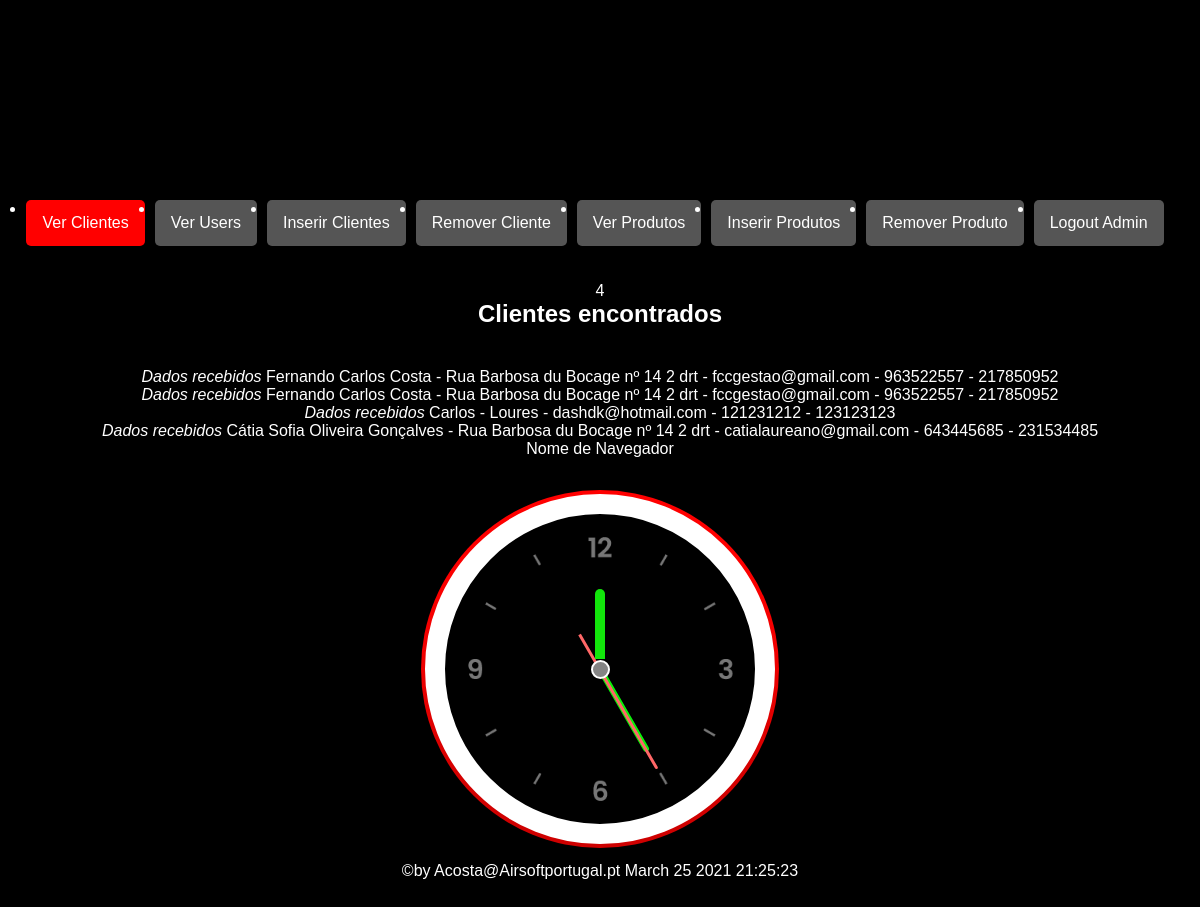
/admin.php (signed in), run on the app's committed database.
### tables this page shows
CREATE TABLE `cliente` (
  `id` int(11) NOT NULL AUTO_INCREMENT,
  `nome` varchar(300) NOT NULL,
  `morada` varchar(300) NOT NULL,
  `codigoPostal` varchar(15) NOT NULL,
  `email` varchar(100) NOT NULL,
  `contacto` varchar(50) NOT NULL,
  `nif` varchar(100) NOT NULL,
  `numeroaep` varchar(50) DEFAULT NULL,
  `nomeaep` varchar(100) DEFAULT NULL,
  `datainscrição` date NOT NULL,
  PRIMARY KEY (`id`)
);

### admin.php (the view, shortened to what this page needs)
<?php
if (isset($_SESSION['id']) && isset($_SESSION['user_name'])) {
 ?>
<!DOCTYPE html>
<html lang="en">
<head>
    <link rel="stylesheet" type="text/css" href="css/login&register.css">
</head>
<body class="Admin">
<nav>
		<ul>
			<li><a class= active href = "admin.php">Ver Clientes</a></li>
            <li><a href = "verUsers.php">Ver Users</a></li>
            <li><a href = "insertClient.php">Inserir Clientes</a></li>
            <li><a href = "removerCliente.php">Remover Cliente</a></li>
            <li><a href = "produtos.php"> Ver Produtos</a></li>
            <li><a href = "InsertProduct.php">Inserir Produtos</a></li>
			<li><a href = "removerProduct.php">Remover Produto</a></li>
			<li><a href="logout.php">Logout <?php echo $_SESSION['name']; ?></a></li>
		</ul>
	</nav>
    <br><br>
    <?php
    require 'db_conn.php';
    $sql = mysqli_query($conn,'select * from cliente');
    $n_registos=mysqli_num_rows($sql);
    echo $n_registos . " <h2>Clientes encontrados</h2>";
    echo "<p>";
    while($registo = mysqli_fetch_array($sql)){
        echo "<i>Dados recebidos </i>";
        echo $registo['nome'];
        echo " - ";
        echo $registo['morada'];
        echo " - ";
        echo $registo['email'];
        echo " - ";
        echo $registo['contacto'];
        echo " - ";
        echo $registo['nif'];
        echo "<p>";
    }
    ?>
    <p id="navegador">Nome de Navegador</p>
    <br><br>
    <div class="relogio">
        <div class="horas">
            <div class="hr" id="hr"></div>
        </div>
        <div class="minutos">
            <div class="mn" id="mn"></div>
        </div>
        <div class="segundos">
            <div class="sc" id="sc"></div>
        </div>
    </div>
    <br>
    <footer>
				&copy;by Acosta@Airsoftportugal.pt
				<?php
				 echo date("F d Y H:i:s")
				?>
    </footer>
</body>
</html>
<?php
}else{
     header("Location: indexstore.php");
     exit();
}
 ?>

### css/login&register.css (style rules this page uses)
body { background-color:black; display: flex; justify-content: center; align-items: center; height: auto; flex-direction: column; }
* { font-family: sans-serif; box-sizing: border-box; }
h2 { text-align: center; margin-bottom: 40px; }
a { float: right; background: #555; padding: 10px 15px; color: #fff; border-radius: 5px; margin-right: 10px; border: none; text-decoration: none; }
li { float: left; }
li a { display: block; color: white; text-align: center; padding: 14px 16px; text-decoration: none; }
.active { background-color: red; }
body.Admin { color:white; }
* { margin: 0; padding: 0; box-sizing: border-box; }
body { display: flex; justify-content: center; min-height: 135vh; background:black; }
.relogio { width: 350px; height: 350px; display: flex; justify-content: center; align-items: center; background-image: url(../imagens/clock.png); background-color:Black; background-size: cover; border-radius: 50%; border:20px solid white; box-shadow: inset 0 0 30px rgba(0,0,0,.1), 0 20px 20px rgba(0,0,0,.2), 0 0 0 4px #ff0000; }
.relogio::before { content: ''; position:absolute; width:15px; height: 15px; background:#848484; border:2px solid; z-index: 100000; border-radius:50%; }
.horas, .minutos, .segundos { position: absolute; }
.horas, .hr { width: 160px; height: 160px; }
.minutos, .mn { width: 190px; height: 190px; }
.segundos, .sc { width: 230px; height: 230px; }
.hr,.mn,.sc { display: flex; justify-content: center; position: absolute; border-radius: 50%; }
.hr::before { content: ''; position: absolute; width: 10px; height: 70px; background: #12e60b; z-index: 10; border-radius: 6px 6px 0 0; }
.mn::before { content: ''; position: absolute; width: 6px; height: 100px; background: #08f308; z-index: 11; border-radius: 6px 6px 0 0; }
.sc::before { content: ''; position: absolute; width: 3px; height: 155px; background: #ff6767; z-index: 12; border-radius: 6px 6px 0 0; }

### data on the page
cliente: nome "Fernando Carlos Costa", morada "Rua Barbosa du Bocage nº 14 2 drt", email "fccgestao@gmail.com", contacto "963522557", nif "217850952"
cliente: nome "Fernando Carlos Costa", morada "Rua Barbosa du Bocage nº 14 2 drt", email "fccgestao@gmail.com", contacto "963522557", nif "217850952"
cliente: nome "Carlos", morada "Loures", email "dashdk@hotmail.com", contacto "121231212", nif "123123123"
cliente: nome "Cátia Sofia Oliveira Gonçalves", morada "Rua Barbosa du Bocage nº 14 2 drt", email "catialaureano@gmail.com", contacto "643445685", nif "231534485"

### other printed values
$_SESSION['name'] "Admin"
$n_registos "4"
